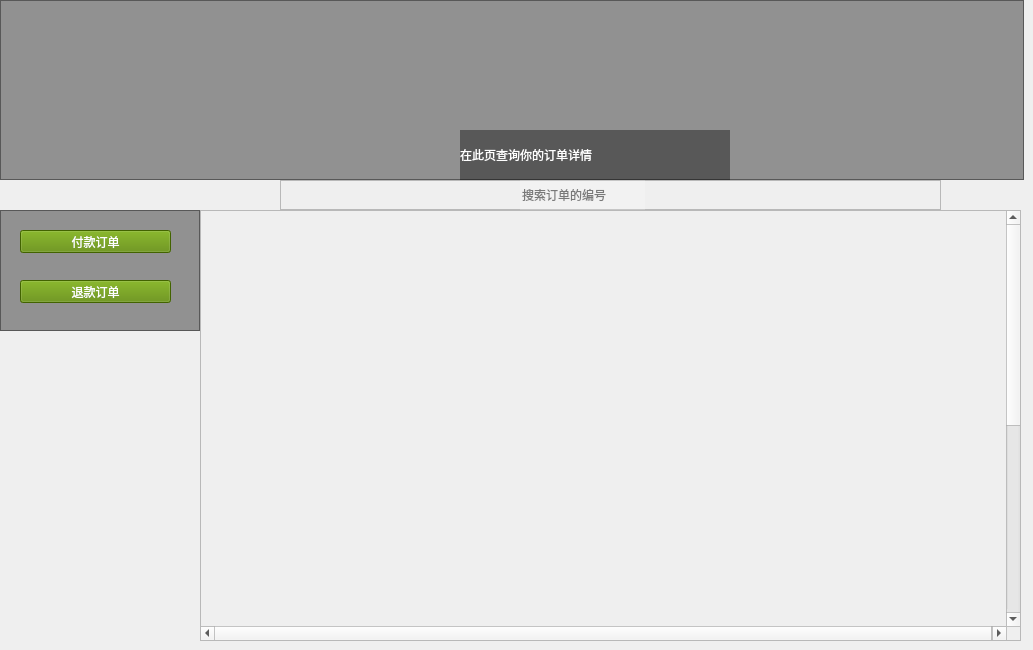
      <widget class="QWidget" name="page_ShopList">
       <widget class="QFrame" name="frame_16">
        <property name="geometry">
         <rect>
          <x>0</x>
          <y>0</y>
          <width>1024</width>
          <height>180</height>
         </rect>
        </property>
        <property name="styleSheet">
         <string notr="true">background-color: rgba(0, 0, 0, 100);  </string>
        </property>
        <property name="frameShape">
         <enum>QFrame::StyledPanel</enum>
        </property>
        <property name="frameShadow">
         <enum>QFrame::Raised</enum>
        </property>
        <widget class="QPushButton" name="pushButton_12">
         <property name="geometry">
          <rect>
           <x>20</x>
           <y>10</y>
           <width>160</width>
           <height>160</height>
          </rect>
         </property>
         <property name="styleSheet">
          <string notr="true">border-radius: 80px;
	background-color: rgba(0, 0, 0, 0);  </string>
         </property>
         <property name="text">
          <string/>
         </property>
         <property name="icon">
          <iconset resource="resgame_system.qrc">
           <normaloff>:/icon/u=157358869,2307745509&amp;fm=217&amp;app=126&amp;size=f242,150&amp;n=0&amp;f=PNG.png</normaloff>:/icon/u=157358869,2307745509&amp;fm=217&amp;app=126&amp;size=f242,150&amp;n=0&amp;f=PNG.png</iconset>
         </property>
         <property name="iconSize">
          <size>
           <width>320</width>
           <height>320</height>
          </size>
         </property>
        </widget>
        <widget class="QLabel" name="label_Show_UserName_6">
         <property name="geometry">
          <rect>
           <x>193</x>
           <y>59</y>
           <width>581</width>
           <height>71</height>
          </rect>
         </property>
         <property name="styleSheet">
          <string notr="true">	background-color: rgba(0, 0, 0, 0);  
font: 40pt &quot;华光胖头鱼_CNKI&quot;;</string>
         </property>
         <property name="text">
          <string/>
         </property>
        </widget>
        <widget class="QLabel" name="label_8">
         <property name="geometry">
          <rect>
           <x>460</x>
           <y>130</y>
           <width>270</width>
           <height>50</height>
          </rect>
         </property>
         <property name="styleSheet">
          <string notr="true">background-color: rgba(0, 0, 0，0);  
font: 18pt &quot;华文彩云&quot;;
color: rgb(255, 255, 255);
	</string>
         </property>
         <property name="text">
          <string>在此页查询你的订单详情</string>
         </property>
        </widget>
       </widget>
       <widget class="QListWidget" name="listWidget_6">
        <property name="geometry">
         <rect>
          <x>0</x>
          <y>210</y>
          <width>200</width>
          <height>121</height>
         </rect>
        </property>
        <property name="styleSheet">
         <string notr="true">background-color: rgba(0, 0, 0, 100);  </string>
        </property>
       </widget>
       <widget class="QFrame" name="searchbar_4">
        <property name="geometry">
         <rect>
          <x>280</x>
          <y>180</y>
          <width>661</width>
          <height>30</height>
         </rect>
        </property>
        <property name="styleSheet">
         <string notr="true">#frame{
background-color: rgb(59, 59, 89,0.2);
border-radius:15px;
}</string>
        </property>
        <property name="frameShape">
         <enum>QFrame::StyledPanel</enum>
        </property>
        <property name="frameShadow">
         <enum>QFrame::Raised</enum>
        </property>
        <widget class="QLineEdit" name="searchline_4">
         <property name="geometry">
          <rect>
           <x>240</x>
           <y>0</y>
           <width>125</width>
           <height>30</height>
          </rect>
         </property>
         <property name="styleSheet">
          <string notr="true">background-color: rgba(255, 255, 255, 0.2);
	border: none;</string>
         </property>
         <property name="placeholderText">
          <string>搜索订单的编号</string>
         </property>
        </widget>
        <widget class="QPushButton" name="searchButton_5">
         <property name="geometry">
          <rect>
           <x>365</x>
           <y>0</y>
           <width>40</width>
           <height>30</height>
          </rect>
         </property>
         <property name="styleSheet">
          <string notr="true">background-color: rgb(255, 255, 255，0);
border:none</string>
         </property>
         <property name="text">
          <string/>
         </property>
        </widget>
       </widget>
       <widget class="QScrollArea" name="scrollArea_11">
        <property name="geometry">
         <rect>
          <x>200</x>
          <y>210</y>
          <width>821</width>
          <height>431</height>
         </rect>
        </property>
        <property name="widgetResizable">
         <bool>false</bool>
        </property>
        <widget class="QWidget" name="scrollAreaWidgetContents_7">
         <property name="geometry">
          <rect>
           <x>0</x>
           <y>0</y>
           <width>806</width>
           <height>800</height>
          </rect>
         </property>
        </widget>
       </widget>
       <widget class="QPushButton" name="pushButton_PayList">
        <property name="geometry">
         <rect>
          <x>20</x>
          <y>230</y>
          <width>151</width>
          <height>23</height>
         </rect>
        </property>
        <property name="styleSheet">
         <string notr="true">QPushButton {
         background-color: rgb(92, 138, 0);
	color: rgb(255, 255, 255);
     }</string>
        </property>
        <property name="text">
         <string>付款订单</string>
        </property>
       </widget>
       <widget class="QPushButton" name="pushButton_PaybackList">
        <property name="geometry">
         <rect>
          <x>20</x>
          <y>280</y>
          <width>151</width>
          <height>23</height>
         </rect>
        </property>
        <property name="styleSheet">
         <string notr="true">QPushButton {
         background-color: rgb(92, 138, 0);
	color: rgb(255, 255, 255);
     }</string>
        </property>
        <property name="text">
         <string>退款订单</string>
        </property>
       </widget>
      </widget>
